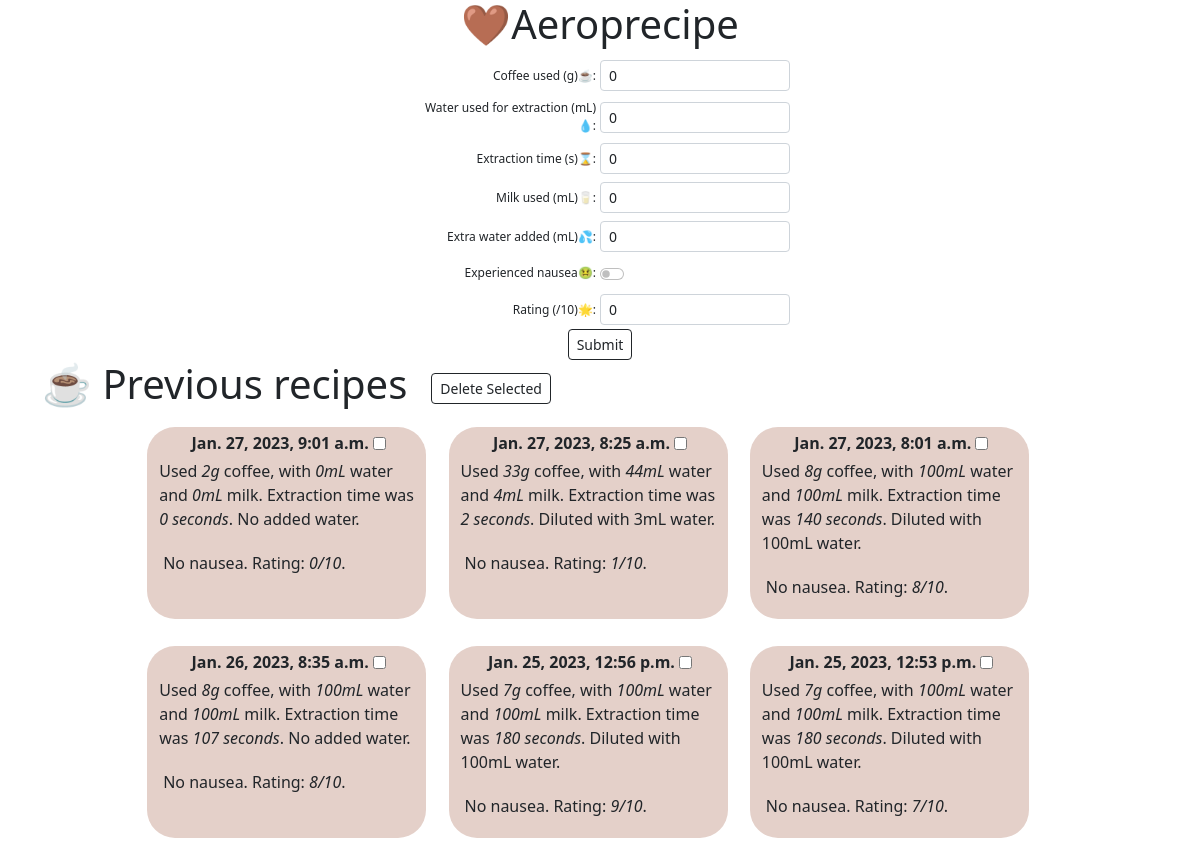
Before: / with the older database file.
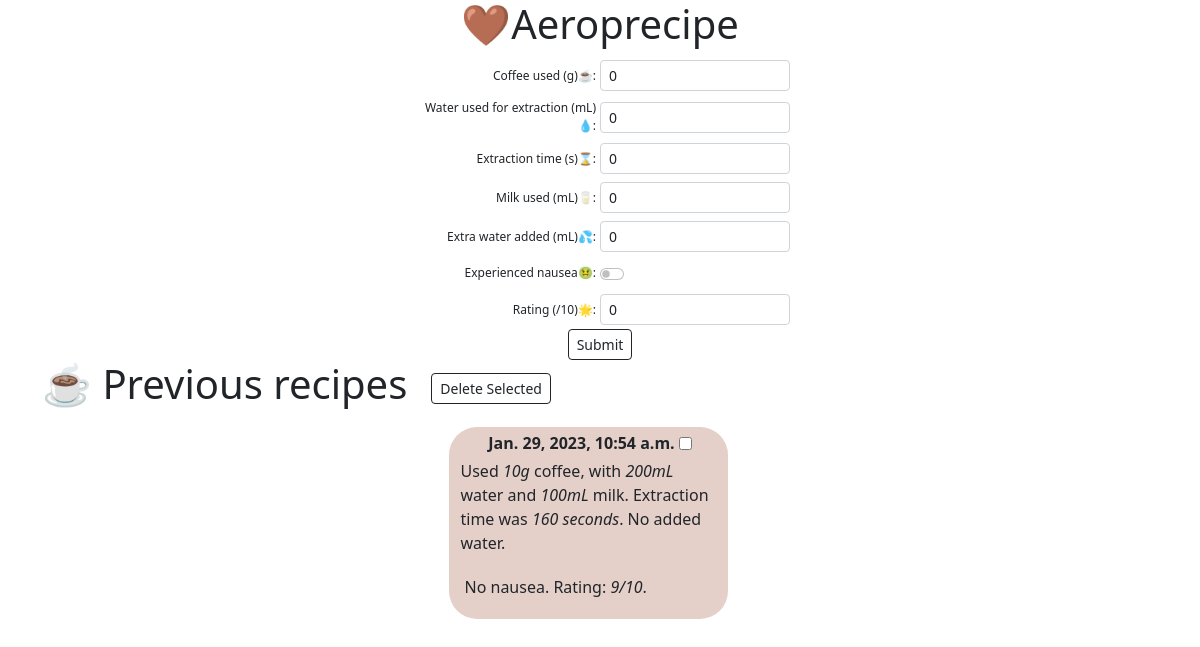
After: the same page with the newer database file.
### aeropress/models.py (models this page shows, shortened)
class Recipe(models.Model):
    datetime_added = models.DateTimeField(auto_now_add=True)
    coffee_g = models.IntegerField()
    water_brew_ml = models.IntegerField()
    brew_time_s = models.IntegerField()
    milk_ml = models.IntegerField()
    extra_water_ml = models.IntegerField(default=0)
    nausea = models.BooleanField()
    rating = models.IntegerField(
        choices=((1,1),(2,2),(3,3),(4,4),(5,5),(6,6),(7,7),(8,8),(9,9),(10,10)),
        default=6
        )

### aeropress/views.py (the view, shortened to what this page needs)
# urls.py: path('', views.home, name='home'),
def home(response):
    form = RecipeForm(initial={
        'coffee_g': 0,
        'water_brew_ml' : 0,
        'brew_time_s' : 0,
        'milk_ml' : 0,
        'extra_water_ml' : 0,
        'rating' : 0,
    })
    rs = Recipe.objects.all()[::-1]
    return render(response, 'aeropress/base.html', {'rs': rs, 'form': form,})

### aeropress/templates/aeropress/base.html (shortened to what this page needs)
<!DOCTYPE html>
{% load static %}
<html lang="en">
<head>
    <link href="https://cdn.jsdelivr.net/npm/bootstrap@5.2.3/dist/css/bootstrap.min.css" rel="stylesheet"
>
    <link rel="stylesheet" type="text/css" href=" {% static 'aeropress/style.css' %} ">
</head>
<body>
    <div class="container">
        <div class="row justify-content-center">
            <div class="col border-danger align-content-center ">
                <div class="row text-center">
                    <div class="col">
                        <h1>🤎Aeroprecipe</h1>
                    </div>
                </div>
                <div class="row justify-content-center">
                    <div class="col-lg-4 col">
                        <form action='/' method="POST">
                            <div class="row">
                                <div class="col">
                                    {% for field in form %}
                                    <div class="fieldWrapper row justify-content-center align-items-center py-1">
                                        <div class="px-lg-1 col-lg-6 col-12 d-lg-flex justify-content-end">
                                            {{field.label_tag}}
                                        </div>
                                        <div class="col px-lg-0">
                                            {% if field.field.widget.attrs.role == 'switch'%}
                                            <div class="d-flex form-check form-switch align-items-center">{{field}}
                                            </div>
                                            {%else%}
                                            {{field}}
                                            {%endif%}
                                        </div>
                                    </div>
                                    {%endfor%}
                                </div>
                            </div>
                            <div class="row">
                                <div class="col d-flex justify-content-center">
                                    <input name='add' type='submit' value='Submit' class='btn btn-sm btn-outline-dark'>
                                </div>
                            </div>
                        </form>
                    </div>
                </div>
            </div>
        </div>
        <div class="row">
            <form method="post" action="#">
                <div class="col">
                    <div class="row justify-content-start">
                        <div class="col-5 prevRecipeHeaderCol">
                            <h1 class=m-0">☕ Previous recipes</h1>
                        </div>
                        <div class="col d-flex align-items-center justify-content-start">
                            <input type="submit" name='delete' value="Delete Selected" class='btn btn-sm btn-outline-dark'>
                        </div>
                        <div class="row recipesWrapper justify-content-center">
                            {% for recipe in rs %}
                            <div class="col-3 recipeCol mb-3">
                                <div class="row">
                                    <div class="col dateAddedHeaderCol d-flex align-items-center justify-content-center">
                                        <p class="p-1 d-inline mb-0"><b>{{recipe.datetime_added}}</b></p>
                                        {% if not recipe.to_del %}
                                        <input class='d-inline ' type="checkbox" value="selected" name="s{{recipe.id}}">
                                        {% endif %}
                                    </div>
                                </div>
                                <div class="row">
                                    <div class="col">
                                        <p>
                                            Used <em>{{recipe.coffee_g}}g</em> coffee,
                                            with <em>{{recipe.water_brew_ml}}mL</em> water and
                                            <em>{{recipe.milk_ml}}mL</em> milk. Extraction time was
                                            <em>{{recipe.brew_time_s}}
                                                seconds</em>.
                                            {%if recipe.extra_water_ml%}Diluted with
                                            <em></em>{{recipe.extra_water_ml}}mL</em>
                                            water.{%else%}No added water.{%endif%}
                                        </p>
                                        <p class="p-1">
                                            {%if recipe.nausea%}Nausea present.{%else%}No nausea.{%endif%} Rating:
                                            <em>{{recipe.rating}}/10</em>.
                                        </p>
                                    </div>
                                </div>
                            </div>
                            {% endfor %}
                        </div>
                    </div>
            </form>
        </div>
    </div>
</body>
</html>

### aeropress/static/aeropress/style.css (style rules this page uses)
.fieldWrapper { font-size: 75% }
.recipeCol { background-color: rgb(228 208 201); border-radius: 28px; margin: 1%; transition: box-shadow 0.25s; }
label { text-align: end; }
.prevRecipeHeaderCol, .prevRecipeHeaderCol>h1 { width :fit-content; }

Changed rows visible on the page:
removed Recipe: datetime_added "Jan. 27, 2023, 9:01 a.m.", coffee_g "2", water_brew_ml "0", milk_ml "0", brew_time_s "0", extra_water_ml "No added water.", nausea "No nausea.", rating "0"
removed Recipe: datetime_added "Jan. 27, 2023, 8:25 a.m.", coffee_g "33", water_brew_ml "44", milk_ml "4", brew_time_s "2", extra_water_ml "3", nausea "No nausea.", rating "1"
removed Recipe: datetime_added "Jan. 27, 2023, 8:01 a.m.", coffee_g "8", water_brew_ml "100", milk_ml "100", brew_time_s "140", extra_water_ml "100", nausea "No nausea.", rating "8"
removed Recipe: datetime_added "Jan. 26, 2023, 8:35 a.m.", coffee_g "8", water_brew_ml "100", milk_ml "100", brew_time_s "107", extra_water_ml "No added water.", nausea "No nausea.", rating "8"
removed Recipe: datetime_added "Jan. 25, 2023, 12:56 p.m.", coffee_g "7", water_brew_ml "100", milk_ml "100", brew_time_s "180", extra_water_ml "100", nausea "No nausea.", rating "9"
removed Recipe: datetime_added "Jan. 25, 2023, 12:53 p.m.", coffee_g "7", water_brew_ml "100", milk_ml "100", brew_time_s "180", extra_water_ml "100", nausea "No nausea.", rating "7"
added Recipe: datetime_added "Jan. 29, 2023, 10:54 a.m.", coffee_g "10", water_brew_ml "200", milk_ml "100", brew_time_s "160", extra_water_ml "No added water.", nausea "No nausea.", rating "9"
